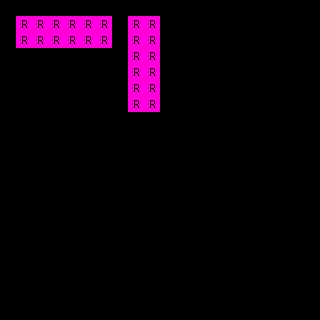

Below is a game level as drawn by its tile map, then a one-line description and the .tmx file that defines it, in full:
An orthogonal 20x20 tile map with 16x16 px tiles, 1 tile layer (regions), 2 hidden layers not drawn.

<map version="1.0" orientation="orthogonal" renderorder="right-down" width="20" height="20" tilewidth="16" tileheight="16" nextobjectid="6">
 <properties>
  <property name="NoOverlappingRules" value="true" />
 </properties>
 <tileset firstgid="1" name="ruleset" tilewidth="16" tileheight="16" tilecount="60" columns="10">
  <image source="../tilesets/ruleset.png" width="160" height="96" />
 </tileset>
 <layer name="regions" width="20" height="20">
  <data encoding="csv">
0,0,0,0,0,0,0,0,0,0,0,0,0,0,0,0,0,0,0,0,
0,1,1,1,1,1,1,0,1,1,0,0,0,0,0,0,0,0,0,0,
0,1,1,1,1,1,1,0,1,1,0,0,0,0,0,0,0,0,0,0,
0,0,0,0,0,0,0,0,1,1,0,0,0,0,0,0,0,0,0,0,
0,0,0,0,0,0,0,0,1,1,0,0,0,0,0,0,0,0,0,0,
0,0,0,0,0,0,0,0,1,1,0,0,0,0,0,0,0,0,0,0,
0,0,0,0,0,0,0,0,1,1,0,0,0,0,0,0,0,0,0,0,
0,0,0,0,0,0,0,0,0,0,0,0,0,0,0,0,0,0,0,0,
0,0,0,0,0,0,0,0,0,0,0,0,0,0,0,0,0,0,0,0,
0,0,0,0,0,0,0,0,0,0,0,0,0,0,0,0,0,0,0,0,
0,0,0,0,0,0,0,0,0,0,0,0,0,0,0,0,0,0,0,0,
0,0,0,0,0,0,0,0,0,0,0,0,0,0,0,0,0,0,0,0,
0,0,0,0,0,0,0,0,0,0,0,0,0,0,0,0,0,0,0,0,
0,0,0,0,0,0,0,0,0,0,0,0,0,0,0,0,0,0,0,0,
0,0,0,0,0,0,0,0,0,0,0,0,0,0,0,0,0,0,0,0,
0,0,0,0,0,0,0,0,0,0,0,0,0,0,0,0,0,0,0,0,
0,0,0,0,0,0,0,0,0,0,0,0,0,0,0,0,0,0,0,0,
0,0,0,0,0,0,0,0,0,0,0,0,0,0,0,0,0,0,0,0,
0,0,0,0,0,0,0,0,0,0,0,0,0,0,0,0,0,0,0,0,
0,0,0,0,0,0,0,0,0,0,0,0,0,0,0,0,0,0,0,0
</data>
 </layer>
 <layer name="input_set" width="20" height="20" visible="0">
  <data encoding="csv">
0,0,0,0,0,0,0,0,0,0,0,0,0,0,0,0,0,0,0,0,
0,13,13,3,3,13,13,0,13,13,0,0,0,0,0,0,0,0,0,0,
0,13,13,3,3,13,13,0,13,13,0,0,0,0,0,0,0,0,0,0,
0,0,0,0,0,0,0,0,3,3,0,0,0,0,0,0,0,0,0,0,
0,0,0,0,0,0,0,0,3,3,0,0,0,0,0,0,0,0,0,0,
0,0,0,0,0,0,0,0,13,13,0,0,0,0,0,0,0,0,0,0,
0,0,0,0,0,0,0,0,13,13,0,0,0,0,0,0,0,0,0,0,
0,0,0,0,0,0,0,0,0,0,0,0,0,0,0,0,0,0,0,0,
0,0,0,0,0,0,0,0,0,0,0,0,0,0,0,0,0,0,0,0,
0,0,0,0,0,0,0,0,0,0,0,0,0,0,0,0,0,0,0,0,
0,0,0,0,0,0,0,0,0,0,0,0,0,0,0,0,0,0,0,0,
0,0,0,0,0,0,0,0,0,0,0,0,0,0,0,0,0,0,0,0,
0,0,0,0,0,0,0,0,0,0,0,0,0,0,0,0,0,0,0,0,
0,0,0,0,0,0,0,0,0,0,0,0,0,0,0,0,0,0,0,0,
0,0,0,0,0,0,0,0,0,0,0,0,0,0,0,0,0,0,0,0,
0,0,0,0,0,0,0,0,0,0,0,0,0,0,0,0,0,0,0,0,
0,0,0,0,0,0,0,0,0,0,0,0,0,0,0,0,0,0,0,0,
0,0,0,0,0,0,0,0,0,0,0,0,0,0,0,0,0,0,0,0,
0,0,0,0,0,0,0,0,0,0,0,0,0,0,0,0,0,0,0,0,
0,0,0,0,0,0,0,0,0,0,0,0,0,0,0,0,0,0,0,0
</data>
 </layer>
 <layer name="output_set" width="20" height="20" visible="0">
  <data encoding="csv">
0,0,0,0,0,0,0,0,0,0,0,0,0,0,0,0,0,0,0,0,
0,0,0,13,13,0,0,0,0,0,0,0,0,0,0,0,0,0,0,0,
0,0,0,13,13,0,0,0,0,0,0,0,0,0,0,0,0,0,0,0,
0,0,0,0,0,0,0,0,13,13,0,0,0,0,0,0,0,0,0,0,
0,0,0,0,0,0,0,0,13,13,0,0,0,0,0,0,0,0,0,0,
0,0,0,0,0,0,0,0,0,0,0,0,0,0,0,0,0,0,0,0,
0,0,0,0,0,0,0,0,0,0,0,0,0,0,0,0,0,0,0,0,
0,0,0,0,0,0,0,0,0,0,0,0,0,0,0,0,0,0,0,0,
0,0,0,0,0,0,0,0,0,0,0,0,0,0,0,0,0,0,0,0,
0,0,0,0,0,0,0,0,0,0,0,0,0,0,0,0,0,0,0,0,
0,0,0,0,0,0,0,0,0,0,0,0,0,0,0,0,0,0,0,0,
0,0,0,0,0,0,0,0,0,0,0,0,0,0,0,0,0,0,0,0,
0,0,0,0,0,0,0,0,0,0,0,0,0,0,0,0,0,0,0,0,
0,0,0,0,0,0,0,0,0,0,0,0,0,0,0,0,0,0,0,0,
0,0,0,0,0,0,0,0,0,0,0,0,0,0,0,0,0,0,0,0,
0,0,0,0,0,0,0,0,0,0,0,0,0,0,0,0,0,0,0,0,
0,0,0,0,0,0,0,0,0,0,0,0,0,0,0,0,0,0,0,0,
0,0,0,0,0,0,0,0,0,0,0,0,0,0,0,0,0,0,0,0,
0,0,0,0,0,0,0,0,0,0,0,0,0,0,0,0,0,0,0,0,
0,0,0,0,0,0,0,0,0,0,0,0,0,0,0,0,0,0,0,0
</data>
 </layer>
</map>
